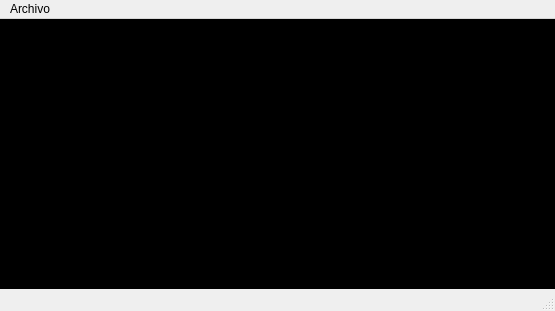
<?xml version="1.0" encoding="UTF-8"?>
<ui version="4.0">
 <class>MainWindow</class>
 <widget class="QMainWindow" name="MainWindow">
  <property name="enabled">
   <bool>true</bool>
  </property>
  <property name="geometry">
   <rect>
    <x>0</x>
    <y>0</y>
    <width>555</width>
    <height>311</height>
   </rect>
  </property>
  <property name="windowTitle">
   <string>Notas</string>
  </property>
  <property name="windowIcon">
   <iconset>
    <normaloff>../../../Downloads/tarea.png</normaloff>../../../Downloads/tarea.png</iconset>
  </property>
  <widget class="QWidget" name="centralwidget">
   <widget class="QTextEdit" name="textEdit">
    <property name="geometry">
     <rect>
      <x>0</x>
      <y>0</y>
      <width>611</width>
      <height>301</height>
     </rect>
    </property>
    <property name="styleSheet">
     <string notr="true">QObject{
	background-color: Black;
	color: #ffff00;
	font: 75 italic 12pt &quot;Arial&quot;;
}</string>
    </property>
   </widget>
  </widget>
  <widget class="QMenuBar" name="menubar">
   <property name="geometry">
    <rect>
     <x>0</x>
     <y>0</y>
     <width>555</width>
     <height>21</height>
    </rect>
   </property>
   <widget class="QMenu" name="menuAbrir">
    <property name="title">
     <string>Archivo</string>
    </property>
    <addaction name="actionNuevo"/>
    <addaction name="actionAbrir"/>
    <addaction name="actionGuardar"/>
    <addaction name="actionGuardar_Como"/>
    <addaction name="separator"/>
    <addaction name="actionSalir"/>
   </widget>
   <addaction name="menuAbrir"/>
  </widget>
  <widget class="QStatusBar" name="statusbar"/>
  <action name="actionNuevo">
   <property name="text">
    <string>Nuevo</string>
   </property>
  </action>
  <action name="actionAbrir">
   <property name="text">
    <string>Abrir</string>
   </property>
  </action>
  <action name="actionGuardar">
   <property name="text">
    <string>Guardar</string>
   </property>
  </action>
  <action name="actionGuardar_Como">
   <property name="text">
    <string>Guardar Como</string>
   </property>
  </action>
  <action name="actionSalir">
   <property name="text">
    <string>Salir</string>
   </property>
  </action>
 </widget>
 <resources/>
 <connections/>
</ui>
